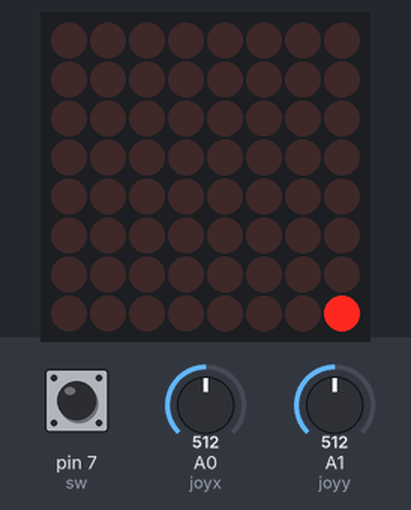
A sketch run on a simulated Arduino Uno, built with avr-gcc and run on an emulated ATmega328P. Parts: 8×8 LED matrix. The inputs (shaded band) are chosen by the test bench; at power-on: A0 (joyx) = 512, pin 7 (sw) HIGH, A1 (joyy) = 512.

Above: at 1.2 s.
1.3 s: A0 (joyx) set to 535
2.8 s: A0 (joyx) set to 565
At 5.1 s:
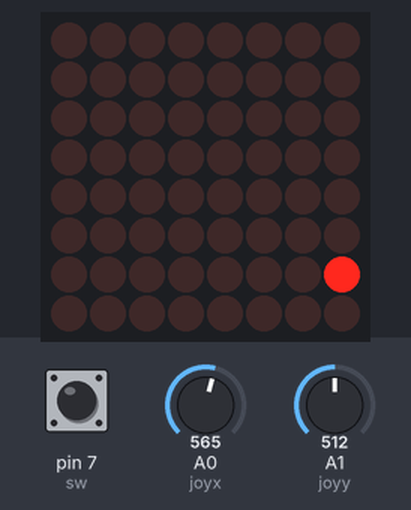
5.2 s: pin 7 (sw) pulled LOW for 0.15 s
At 8.2 s:
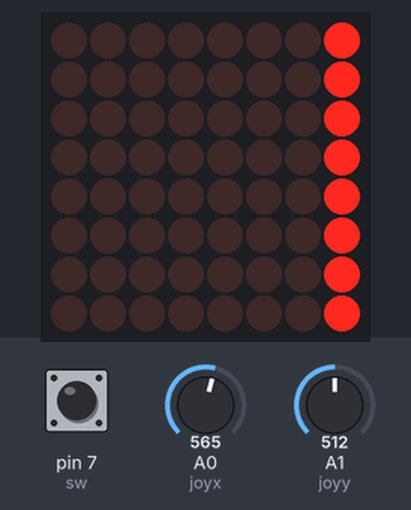
8.3 s: A1 (joyy) set to 540
9.8 s: A1 (joyy) set to 566
At 12.2 s:
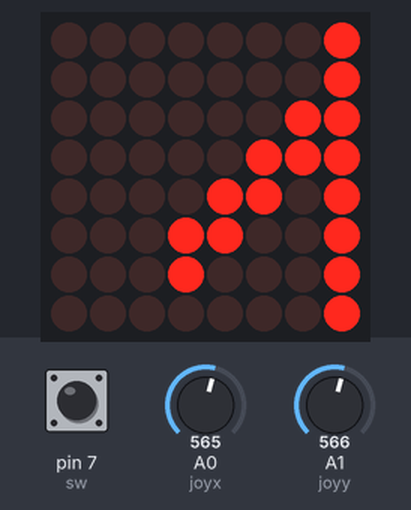
12.3 s: pin 7 (sw) pulled LOW for 1 s
At 15.4 s:
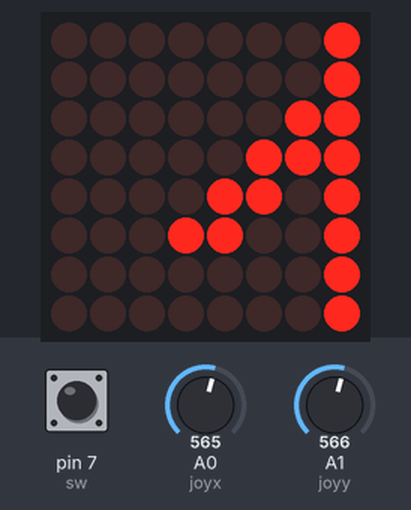
Timing chart, 0 to 16.9 s (numbered marks = the images above; inputs shaded):
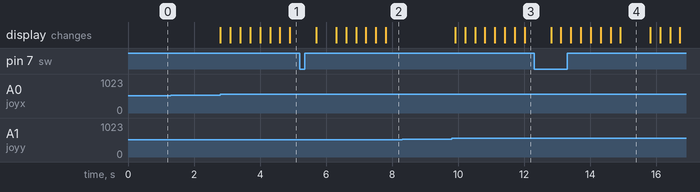

The sketch:

DrawingonMAXwithJoystick.ino
```cpp
// Include the library
#include <LedControl.h>

// Make the pins into variables
const int din = 12;
const int cs = 11;
const int clk = 52;

// Make the joystick pins into variables
const int joyx = A0;
const int joyy = A1;
const int sw = 7;

// Initialize the MAX7219 module
LedControl lc(din, clk, cs, 1);

// Make variables for the current position and assign the starting point
int ledposy = 7;
int ledposx = 7;

// Set drawmode to false when started
bool drawMode = false;

void setup() {
  // Set up the parameters of the MAX7219 module
  lc.shutdown(0, false);
  lc.setIntensity(0, 3);
  lc.clearDisplay(0);

  // Set the starting point
  lc.setLed(0, ledposx, ledposy, true);

  // Set Draw mode toggle pin to input
  pinMode(sw, INPUT_PULLUP);
}

void loop() {
  // Read the joystick analog values to determine joystick movements
  int x = analogRead(joyx);
  int y = analogRead(joyy);

  // Check whether drawing mode was toggled or not
  if (digitalRead(sw) == LOW) {
    drawMode = !drawMode;
    delay(500);
  }
  // If draw mode was turned on
  if (drawMode == true) {
    // Update Point position based on y value
    if (y > 550) {
      ledposy--;
      lc.setLed(0, ledposx, ledposy, true);
      delay(300);
    } else if (y < 470) {
      ledposy++;
      lc.setLed(0, ledposx, ledposy, true);
      delay(300);
    }
    // update point position based on x value
    if (x > 550) {
      ledposx++;
      lc.setLed(0, ledposx, ledposy, true);
      delay(300);
    } else if (x < 470) {
      ledposx--;
      lc.setLed(0, ledposx, ledposy, true);
      delay(300);
    }
    // send point to other side if boundary is crossed
    if (ledposx == 8) {
      ledposx = 0;
      lc.setLed(0, ledposx, ledposy, true);
      delay(300);
    } else if (ledposx == -1) {
      ledposx = 7;
      lc.setLed(0, ledposx, ledposy, true);
      delay(300);
    }

    if (ledposy == 8) {
      ledposy = 0;
      lc.setLed(0, ledposx, ledposy, true);
      delay(300);
    } else if (ledposy == -1) {
      ledposy = 7;
      lc.setLed(0, ledposx, ledposy, true);
      delay(300);
    }
    // else statement to prevent non draw mode and draw mode code clash
  } else {
    // Update led position based on y value of joystick
    if (y > 550) {
      lc.setLed(0, ledposx, ledposy, false);
      ledposy--;
      lc.setLed(0, ledposx, ledposy, true);
      delay(300);
    } else if (y < 470) {
      lc.setLed(0, ledposx, ledposy, false);
      ledposy++;
      lc.setLed(0, ledposx, ledposy, true);
      delay(300);
    }

  // Update LED position based on joystick movement for the x value
    if(x > 550) {
      lc.setLed(0, ledposx, ledposy, false);
      ledposx++;
      lc.setLed(0, ledposx, ledposy, true);
      delay(300);
    } else if (x < 470) {
      lc.setLed(0, ledposx, ledposy, false);
      ledposx--;
      lc.setLed(0, ledposx, ledposy, true);
      delay(300);
    }

  // When the LED point crosses its boundary, send the point to the other side
    if (ledposy == 8) {
      ledposy = 0;
      lc.setLed(0, ledposx, ledposy, true);
      delay(300);
    } else if (ledposy == -1) {
      ledposy = 7;
      lc.setLed(0, ledposx, ledposy, true);
      delay(300);
    }

    if (ledposx == 8) {
      ledposx = 0;
      lc.setLed(0, ledposx, ledposy, true);
      delay(300);
    } else if (ledposx == -1) {
      ledposx = 7;
      lc.setLed(0, ledposx, ledposy, true);
      delay(300);
    }
  }
}


// Code by Hamdan Naseer (4RyuXD on Github)
```

Measured:
- the behaviour switches between 550 and 551 on A0 (joyx) (found by bisection; images 0 and 1)
- the behaviour switches between 550 and 551 on A1 (joyy) (found by bisection; images 2 and 3)
- after the input at 1.3 s, every drawn part: stays the same
- after the input at 2.8 s, the display: first changes at once (image 1 shows a later state)
- after the input at 5.2 s, the display: first changes after 0.50 s (image 2 shows a later state)
- after the input at 8.3 s, every drawn part: stays the same
- after the input at 9.8 s, the display: first changes after 0.11 s (image 3 shows a later state)
- after the input at 12.3 s, the display: first changes after 0.51 s (image 4 shows a later state)
